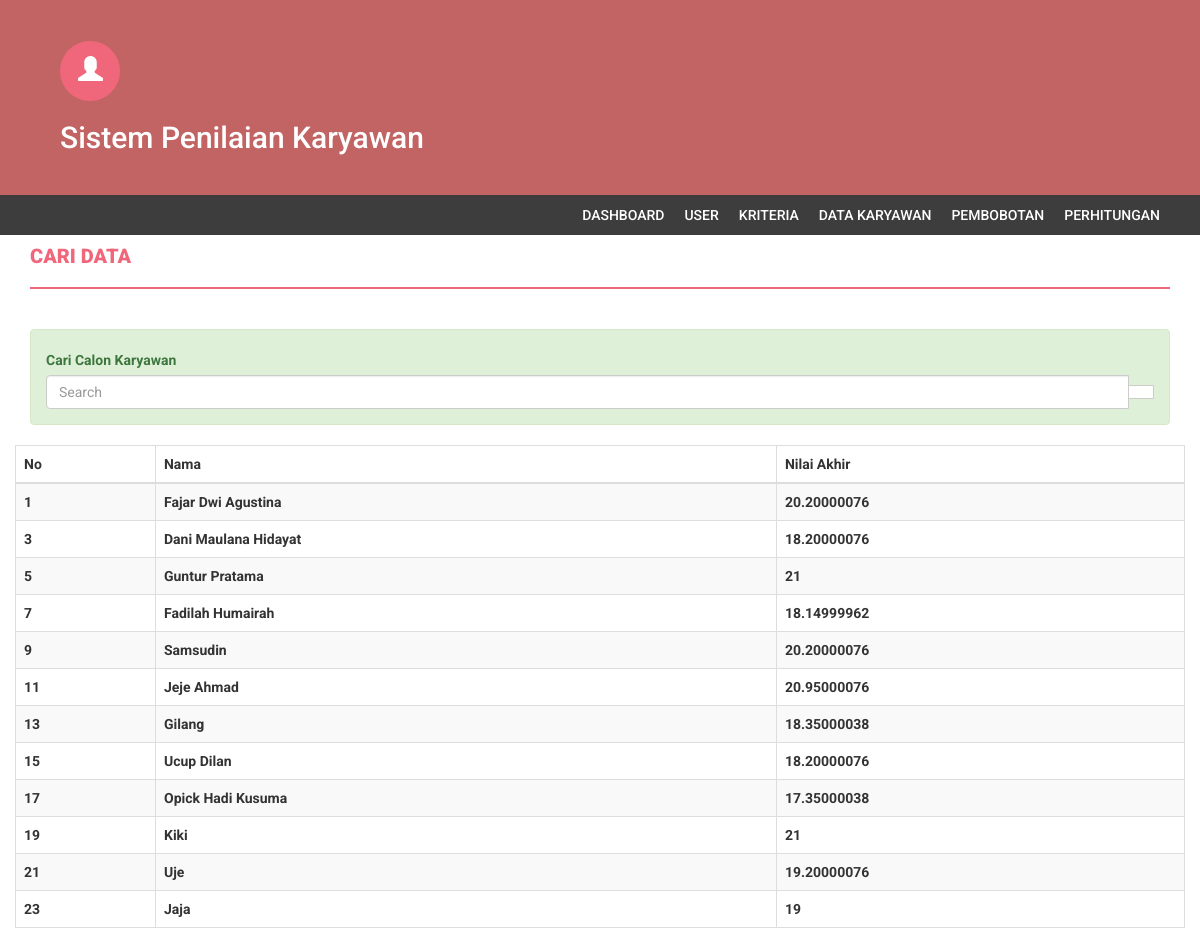
The page /cari_karyawan.php (signed in) on the database its author committed.
### tables this page shows
CREATE TABLE `hasil_spk` (
  `id_spk` int(11) NOT NULL,
  `id_calon_kr` int(11) DEFAULT NULL,
  `hasil_spk` float(10,8) DEFAULT NULL
);

CREATE TABLE `calon_karyawan` (
  `id_calon_kr` int(11) NOT NULL,
  `nip` varchar(10) NOT NULL,
  `nama` varchar(64) DEFAULT NULL,
  `jabatan` varchar(20) NOT NULL,
  `foto` varchar(64) DEFAULT NULL,
  `ttl` date DEFAULT NULL,
  `skill` text DEFAULT NULL,
  `pengalaman` text DEFAULT NULL
);

### db/db_config.php (called while the page is built, shortened)
<?php
class database extends PDO
{
	protected $dsn = 'mysql:host=localhost;dbname=db_spk';
	protected $dsu = 'root';
	protected $dsp = '';
	private $cmd = '';
	function __construct()
	{
		try {
			$this->db = new PDO($this->dsn, $this->dsu, $this->dsp, [
				PDO::ATTR_ERRMODE => PDO::ERRMODE_EXCEPTION,
			]);
		} catch (PDOException $e) {
			echo $e->getMessage();
		}
	}
	function select($column, $table)
	{
		$this->cmd = "select $column from $table";
		return $this;
	}
	function where($params)
	{
		$this->cmd .= " where $params";
		return $this;
	}
	function like($c)
	{
		$this->cmd .= " like '%$c%'";
		return $this;
	}
	function get($isResults = true)
	{
		$q = $this->db->prepare($this->cmd);
		$q->execute();
		if ($isResults) return $q->fetchAll();
		return true;
	}
}

### cari_karyawan.php (the view, shortened to what this page needs)
<?php include 'partials/header.php'; ?>
<div class="content">
    <div class="container">
        <div class="row">
            <div class="col-md-12">
                <h4 class="page-head-line">Cari Data</h4>
            </div>
        </div>
        <div class="row">
            <div class="col-md-12">
                <div class="alert alert-success">
                    <strong> Cari Calon Karyawan</strong>
                    <form method="get" action="model/cari_karyawan.php">
                        <div class="input-group">
                            <input type="text" class="form-control" name="nama" placeholder="Search">
                            <div class="input-group-btn">
                                <button class="btn btn-default" type="submit">
                                </button>
                            </div>
                        </div>
                    </form>
                </div>
            </div>
        </div>
        <div class="row">
            <div class="table-responsive">
                <table class="table table-striped table-bordered table-hovered">
                    <thead>
                        <th>No</th>
                        <th>Nama</th>
                        <th>Nilai Akhir</th>
                    </thead>
                    <tbody>
                        <?php
                        $name = $_GET['nama'];
                        $no = 1;
                        foreach ($db->select('calon_karyawan.*,hasil_spk.hasil_spk', 'calon_karyawan,hasil_spk')->where('calon_karyawan.id_calon_kr=hasil_spk.id_calon_kr and calon_karyawan.nama')->like("$name")->get() as $row) : ?>
                            <tr>
                                <td><?= $no++ ?></td>
                                <td><?= $row['nama'] ?></td>
                                <td><?= $row['hasil_spk'] ?></td>
                            </tr>
                        <?php $no++;
                        endforeach ?>
                    </tbody>
                </table>
            </div>
        </div>
    </div>
</div>
<?php include 'partials/footer.php'; ?>

### partials/header.php (shortened to what this page needs)
<?php
include 'db/db_config.php';
$show = isset($_SESSION['id']) ? 'block' : 'none';
?>
<!DOCTYPE html>
<html xmlns="http://www.w3.org/1999/xhtml">
<head>
    <link rel="stylesheet" type="text/css" href="https://cdn.datatables.net/v/dt/jqc-1.12.4/jszip-2.5.0/dt-1.12.1/af-2.4.0/b-2.2.3/b-colvis-2.2.3/b-html5-2.2.3/b-print-2.2.3/r-2.3.0/datatables.min.css" />
    <link href="assets/css/bootstrap.min.css" rel="stylesheet" />
    <link rel="stylesheet" href="https://maxcdn.bootstrapcdn.com/bootstrap/3.4.1/css/bootstrap.min.css">
    <link href="assets/css/style.css" rel="stylesheet" />
</head>
<body>
    <div class="navbar navbar-inverse set-radius-zero">
        <div class="container">
            <div class="left-div">
                <div class="user-settings-wrapper">
                    <ul class="nav">
                        <li class="dropdown">
                            <a class="dropdown-toggle" data-toggle="dropdown" href="#" aria-expanded="false" style="display:<?= $show ?>">
                                <span class="glyphicon glyphicon-user" style="font-size: 25px;"></span>
                            </a>
                            <h2 style="color:white;display: inline-block;">Sistem Penilaian Karyawan</h2>
                        </li>
                    </ul>
                </div>
            </div>
        </div>
    </div>
    <section class="menu-section">
        <div class="container">
            <div class="row">
                <div class="col-md-12">
                    <div class="navbar-collapse collapse ">
                        <ul id="menu-top" class="nav navbar-nav navbar-right">
                            <li><a href="index.php" id="home">Dashboard</a></li>
                            <li><a href="user.php" id="user">User</a></li>
                            <li><a href="kriteria_show.php" id="ds">Kriteria</a></li>
                            <li><a href="karyawan_show.php" id="ck">Data Karyawan</a></li>
                            <li><a href="tpa_show.php" id="tpa">Pembobotan</a></li>
                            <li><a href="proses_spk.php" id="proses">Perhitungan</a></li>
                        </ul>
                    </div>
                </div>
            </div>
        </div>
    </section>

### partials/footer.php (shortened to what this page needs)
</body>
</html>

### assets/css/style.css (style rules this page uses)
body { font-family: 'Roboto', sans-serif; line-height: 30px; }
.set-radius-zero { border-radius: 0px; -moz-border-radius: 0px; -webkit-border-radius: 0px; }
.page-head-line { font-weight: 900; padding-bottom: 20px; border-bottom: 2px solid #F0677C; text-transform: uppercase; color: #F0677C; font-size: 20px; margin-bottom: 40px; }
.btn { border-radius: 0px; -webkit-border-radius: 0px; -moz-border-radius: 0px; }
.left-div { padding-left: 30px; margin-top: 40px; margin-bottom: 30px; }
.user-settings-wrapper .nav > li > a { position: relative; display: block; padding: 15px 18px; border-radius: 50%; -webkit-border-radius: 50%; -moz-border-radius: 50%; height: 60px; width: 60px; background-color: #F0677C; color: #fff; }
.user-settings-wrapper { margin-top: 10px; }
.user-settings-wrapper li { display: inline-block; }
.menu-section { background-color: #3D3D3D; }
#menu-top a { color: #FFF; text-decoration: none; font-weight: 500; padding: 10px 10px 10px 10px; text-transform: uppercase; }
.navbar-inverse { background-color: #C36464; border-color: transparent; }
.navbar { margin-bottom: 0px; }

### partials/header.php (style rules this page uses)
table { text-transform: capitalize !important; font-weight: bold !important; }
table th, table td { vertical-align: middle !important; }

### rows shown on the page
hasil_spk: id_calon_kr.nama "Fajar Dwi Agustina", hasil_spk "20.20000076"
hasil_spk: id_calon_kr.nama "Dani Maulana Hidayat", hasil_spk "18.20000076"
hasil_spk: id_calon_kr.nama "Guntur Pratama", hasil_spk "21"
hasil_spk: id_calon_kr.nama "Fadilah Humairah", hasil_spk "18.14999962"
hasil_spk: id_calon_kr.nama "Samsudin", hasil_spk "20.20000076"
hasil_spk: id_calon_kr.nama "Jeje Ahmad", hasil_spk "20.95000076"
hasil_spk: id_calon_kr.nama "Gilang", hasil_spk "18.35000038"
hasil_spk: id_calon_kr.nama "Ucup Dilan", hasil_spk "18.20000076"
hasil_spk: id_calon_kr.nama "Opick Hadi Kusuma", hasil_spk "17.35000038"
hasil_spk: id_calon_kr.nama "Kiki", hasil_spk "21"
hasil_spk: id_calon_kr.nama "Uje", hasil_spk "19.20000076"
hasil_spk: id_calon_kr.nama "Jaja", hasil_spk "19"
